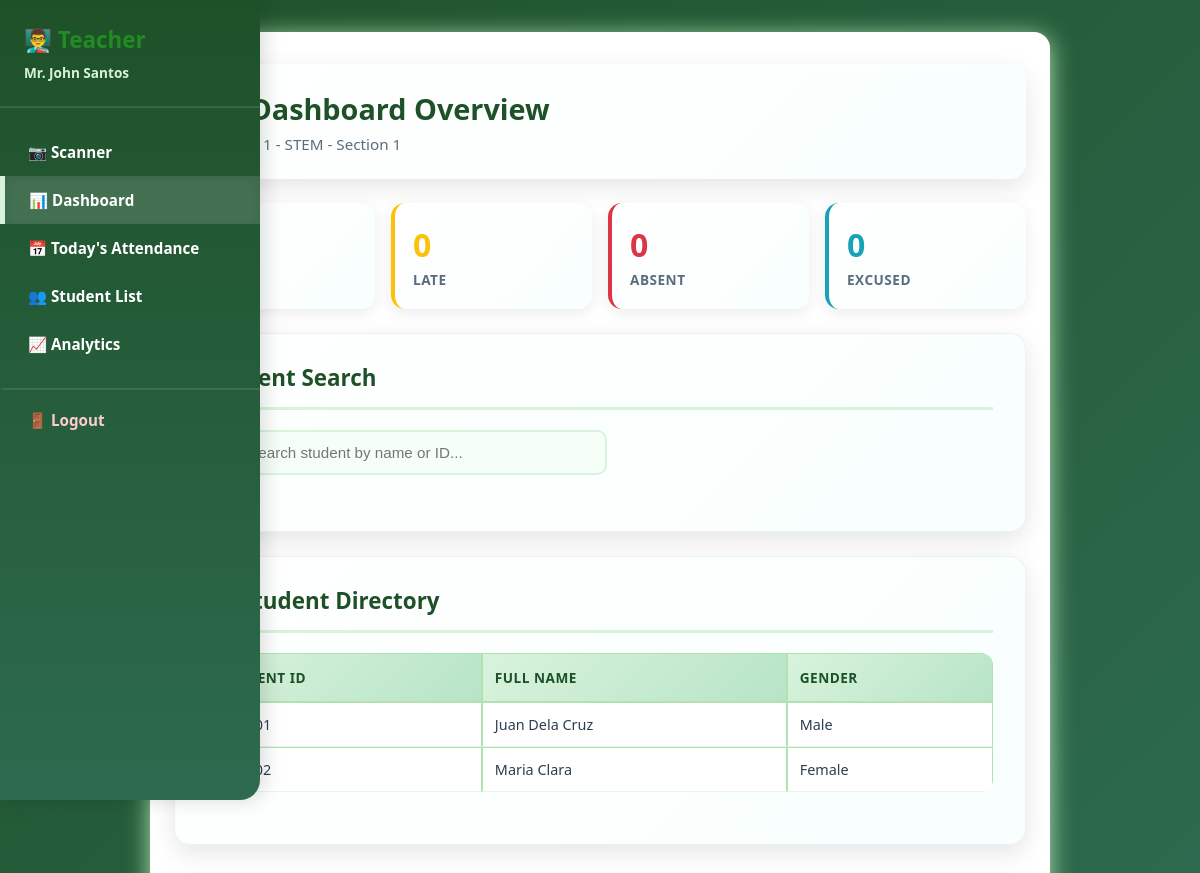
The page /teacher_dashboard.php (signed in) on the database its author committed.
### tables this page shows
CREATE TABLE IF NOT EXISTS teachers (
    id INT AUTO_INCREMENT PRIMARY KEY,
    full_name VARCHAR(100) NOT NULL,
    email VARCHAR(100) NOT NULL UNIQUE,
    password VARCHAR(255) NOT NULL,
    gender ENUM('Male','Female','Other'),
    grade_level VARCHAR(10),
    strand VARCHAR(50),
    section_block VARCHAR(20),
    faculty VARCHAR(50),
    created_at TIMESTAMP DEFAULT CURRENT_TIMESTAMP
);

CREATE TABLE IF NOT EXISTS students (
    id INT AUTO_INCREMENT PRIMARY KEY,
    student_id VARCHAR(20) NOT NULL UNIQUE,
    full_name VARCHAR(100) NOT NULL,
    email VARCHAR(100) NOT NULL,
    password VARCHAR(255) NOT NULL,
    gender ENUM('Male','Female','Other'),
    grade_level VARCHAR(10),
    strand VARCHAR(50),
    section_block VARCHAR(20),
    created_at TIMESTAMP DEFAULT CURRENT_TIMESTAMP
);

### teacher_dashboard.php (the view, shortened to what this page needs)
<?php
$pdo = get_db();
$uid = $_SESSION['user_id'];
$stmt = $pdo->prepare('SELECT * FROM teachers WHERE id = :id');
$stmt->execute([':id' => $uid]);
$user = $stmt->fetch(PDO::FETCH_ASSOC);
$section = $_GET['section'] ?? 'dashboard';
function active($s, $section) { return $s === $section ? 'active' : ''; }
?>
<!DOCTYPE html>
<html lang="en">
<head>
    <link rel="stylesheet" href="style.css">
</head>
<body>
    <div class="sidebar">
        <div class="sidebar-header">
            <h2>👨‍🏫 Teacher</h2>
            <p><?php echo htmlspecialchars($user['full_name']); ?></p>
        </div>
        <a href="teacher_dashboard.php?section=scanner" class="<?php echo active('scanner', $section); ?>">📷 Scanner</a>
        <a href="teacher_dashboard.php?section=dashboard" class="<?php echo active('dashboard', $section); ?>">📊 Dashboard</a>
        <a href="teacher_dashboard.php?section=today" class="<?php echo active('today', $section); ?>">📅 Today's Attendance</a>
        <a href="teacher_dashboard.php?section=student_list" class="<?php echo active('student_list', $section); ?>">👥 Student List</a>
        <a href="teacher_dashboard.php?section=analytics" class="<?php echo active('analytics', $section); ?>">📈 Analytics</a>
        <a href="logout.php" class="logout">🚪 Logout</a>
    </div>
    <div class="main container">
        <?php if($section === 'scanner'): ?>
            <div class="page-header">
                <h1>📷 Attendance Scanner</h1>
                <p>Scan student QR codes to record attendance</p>
            </div>
            <div class="content-section">
                <iframe id="scannerFrame" src="scan.php"></iframe>
                <script>
                window.addEventListener('message', function(e) {
                    if(e.data === 'refreshAttendance') {
                        console.log('Attendance recorded successfully');
                    }
                });
                </script>
            </div>
        <?php elseif($section === 'dashboard'): ?>
            <?php
            $grade = $user['grade_level'];
            $strand = $user['strand'];
            $block = $user['section_block'];
            ?>
            <div class="page-header">
                <h1>📊 Dashboard Overview</h1>
                <p>Grade <?php echo htmlspecialchars($grade); ?> - <?php echo htmlspecialchars($strand); ?> - Section <?php echo htmlspecialchars($block); ?></p>
            </div>
            <?php
            $students = $pdo->prepare('SELECT * FROM students WHERE grade_level = :grade AND strand = :strand AND section_block = :block');
            $students->execute([':grade'=>$grade, ':strand'=>$strand, ':block'=>$block]);
            $studentList = $students->fetchAll(PDO::FETCH_ASSOC);
            $present = $absent = $late = $excuse = $morning_half = $afternoon_half = 0;
            ?>
            <div class="stats-grid">
                <div class="stat-card present">
                    <div class="stat-value"><?php echo $present; ?></div>
                    <div class="stat-label">Present</div>
                </div>
                <div class="stat-card late">
                    <div class="stat-value"><?php echo $late; ?></div>
                    <div class="stat-label">Late</div>
                </div>
                <div class="stat-card absent">
                    <div class="stat-value"><?php echo $absent; ?></div>
                    <div class="stat-label">Absent</div>
                </div>
                <div class="stat-card excuse">
                    <div class="stat-value"><?php echo $excuse; ?></div>
                    <div class="stat-label">Excused</div>
                </div>
            </div>
            <div class="content-section">
                <h2>Student Search</h2>
                <form method="get" class="search-bar">
                    <input type="text" name="search" placeholder="🔍 Search student by name or ID..." value="<?php echo htmlspecialchars($_GET['search'] ?? ''); ?>">
                </form>
            </div>
            <div class="content-section">
                <h2>📋 Student Directory</h2>
                <?php
                $filtered = $studentList;
                ?>
                <table>
                    <thead>
                        <tr>
                            <th>Student ID</th>
                            <th>Full Name</th>
                            <th>Gender</th>
                        </tr>
                    </thead>
                    <tbody>
                        <?php if (count($filtered) === 0): ?>
                        <tr><td colspan="3" style="padding:20px;text-align:center;color:#e74c3c">No students found.</td></tr>
                        <?php else: foreach($filtered as $s): ?>
                        <tr>
                            <td><?php echo htmlspecialchars($s['student_id']); ?></td>
                            <td><?php echo htmlspecialchars($s['full_name']); ?></td>
                            <td><?php echo htmlspecialchars($s['gender'] ?? 'N/A'); ?></td>
                        </tr>
                        <?php endforeach; endif; ?>
                    </tbody>
                </table>
            </div>
        <?php endif; ?>
    </div>
</body>
</html>

### style.css (style rules this page uses)
body { background: #f6fff6; font-family: 'Segoe UI', 'Arial', sans-serif; margin: 0; color: #176617; }
.container, .main.container { background: #fff; border-radius: 16px; box-shadow: 0 4px 24px #b2e2b2; margin: 32px auto; padding: 32px 24px; max-width: 900px; }
.navbar, .sidebar { background: linear-gradient(90deg, #218c21 80%, #b2e2b2 100%); color: #fff; font-weight: bold; border-radius: 0 20px 20px 0; box-shadow: 0 2px 8px #b2e2b2; }
.navbar a, .sidebar a { color: #fff; text-decoration: none; padding: 14px 24px; display: block; border-left: 5px solid transparent; transition: background 0.2s, border 0.2s; font-size: 1.1em; }
.navbar a.active, .sidebar a.active, .navbar a:hover, .sidebar a:hover { background: #176617; border-left: 5px solid #b2e2b2; }
h1, h2, h3 { color: #218c21; margin-top: 0; }
input, select, button, textarea { font-size: 1em; border-radius: 6px; border: 1px solid #b2e2b2; padding: 8px 12px; margin-bottom: 8px; outline: none; }
table { width: 100%; border-collapse: collapse; margin-bottom: 24px; }
th, td { border: 1px solid #b2e2b2; padding: 10px 14px; text-align: left; }
th { background: #eaffea; color: #218c21; }
tr:nth-child(even) { background: #f8fff8; }
.sidebar { min-width: 210px; }
.sidebar a { font-size: 1.1em; }
.sidebar a.logout { color: #ffeaea; font-weight: bold; }

### rows shown on the page
teachers: full_name "Mr. John Santos", grade_level "11", strand "STEM", section_block "1"
students: student "STU001", full_name "Juan Dela Cruz", gender "Male"
students: student "STU002", full_name "Maria Clara", gender "Female"

### other values the page prints
$present "0"
$late "0"
$absent "0"
$excuse "0"
